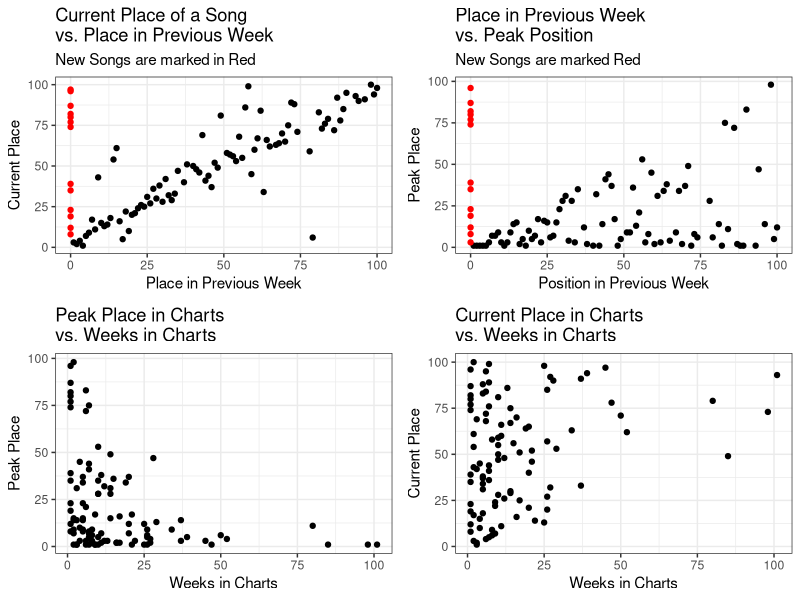
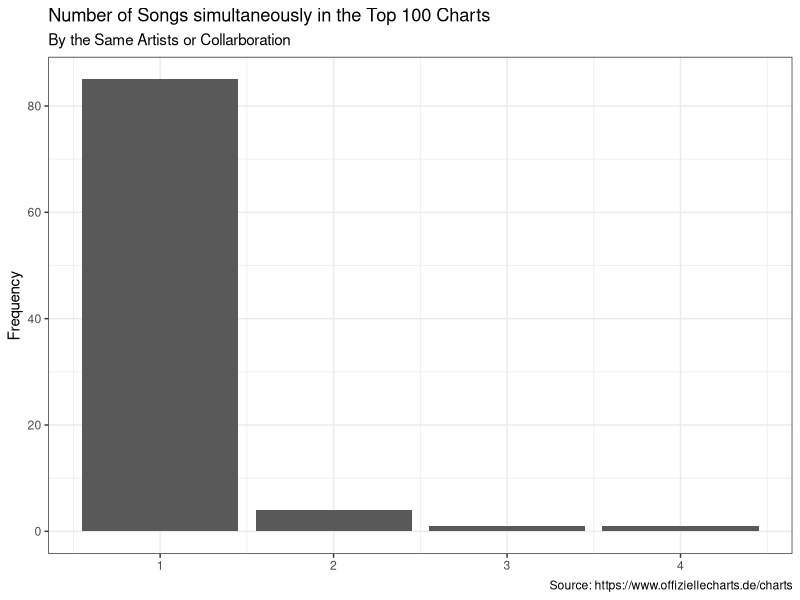
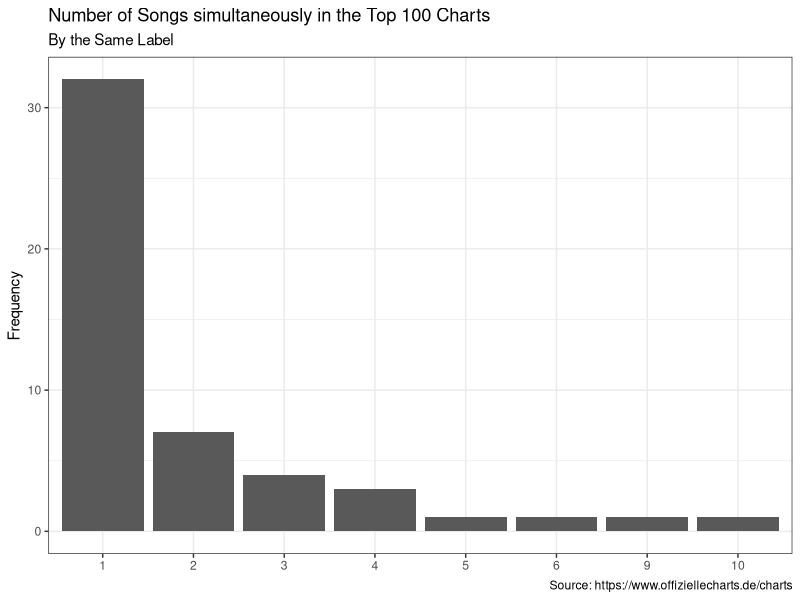

The R script that drew these images, in order:
## ---- chunk 1
library(ggplot2)
library(gridExtra)
library(readr)
library(dplyr)
chart_scrap <- read_csv('2021-07-29_charts_report.csv')
## ---- chunk 2
#Reporting Figures and Tables
#Scatter Plots
current_v_last <- ggplot(data = chart_scrap,
                                     aes(y = current, x=last_week,
                                     col=ifelse(is.na(last_week), yes = 'NA' , no = 'NonNA')))+
                                      geom_point(aes(y = current, x=last_week_fill),show.legend = F)+
                                      scale_color_manual(values = c('#FF0000','#000000'))+
                                      labs(title = 'Current Place of a Song \nvs. Place in Previous Week',
                                           subtitle = 'New Songs are marked in Red',
                                           y='Current Place', x='Place in Previous Week')+
                                        theme_bw()
weeks_v_peak <- ggplot(data = chart_scrap,
                                             aes(x=weeks_in_charts, y=peak_in_charts))+
                                              geom_point()+
                                              labs(title = 'Peak Place in Charts \nvs. Weeks in Charts',
                                                   x='Weeks in Charts', y='Peak Place')+
                                              theme_bw()
week_v_current <- ggplot(data = chart_scrap, aes(x=weeks_in_charts, y=current))+
                                      geom_point()+
                                      labs(title = 'Current Place in Charts \nvs. Weeks in Charts',
                                           x='Weeks in Charts', y='Current Place')+
                                      theme_bw()
last_v_peak <- ggplot(data = chart_scrap, aes(x=last_week_fill, y=peak_in_charts,
                                                col=ifelse(is.na(last_week), yes = 'NA' , no = 'NonNA')))+
                                    geom_point(show.legend = F)+
                                    labs(title = 'Place in Previous Week \nvs. Peak Position',
                                         subtitle = 'New Songs are marked Red',
                                         x='Position in Previous Week', y='Peak Place')+
                                    scale_color_manual(values = c('#FF0000','#000000'))+
                                    theme_bw()
grid.arrange(current_v_last,last_v_peak, weeks_v_peak,week_v_current, nrow=2)
## ---- chunk 3
chart_scrap%>%
                      count(artist)%>%
                      ggplot(aes(x=n))+
                      geom_bar()+
                      labs(title = 'Number of Songs simultaneously in the Top 100 Charts',
                           subtitle = 'By the Same Artists or Collarboration',
                           y='Frequency',
                           x=NULL,
                           caption = 'Source: https://www.offiziellecharts.de/charts')+
                      theme_bw()
chart_scrap%>%
                        count(artist,sort = T)%>%
                        filter(n>1)%>%
                        knitr::kable()
chart_scrap%>%
                      count(label)%>%
                      ggplot(aes(x=as.factor(n)))+
                      geom_bar()+
                      geom_bar()+
                      labs(title = 'Number of Songs simultaneously in the Top 100 Charts',
                           subtitle = 'By the Same Label',
                           y='Frequency',
                           x=NULL,
                           caption = 'Source: https://www.offiziellecharts.de/charts')+
                      theme_bw()
chart_scrap%>%
                        count(label, sort = T)%>%
                        filter(n>1)%>%
                        knitr::kable()
## ---- chunk 4
#Songs that are currently peaking
chart_scrap%>%
                        filter(current == peak_in_charts)%>%
                        select(artist, title, current)%>%
                        rename(Position = current)%>%
                        knitr::kable()
